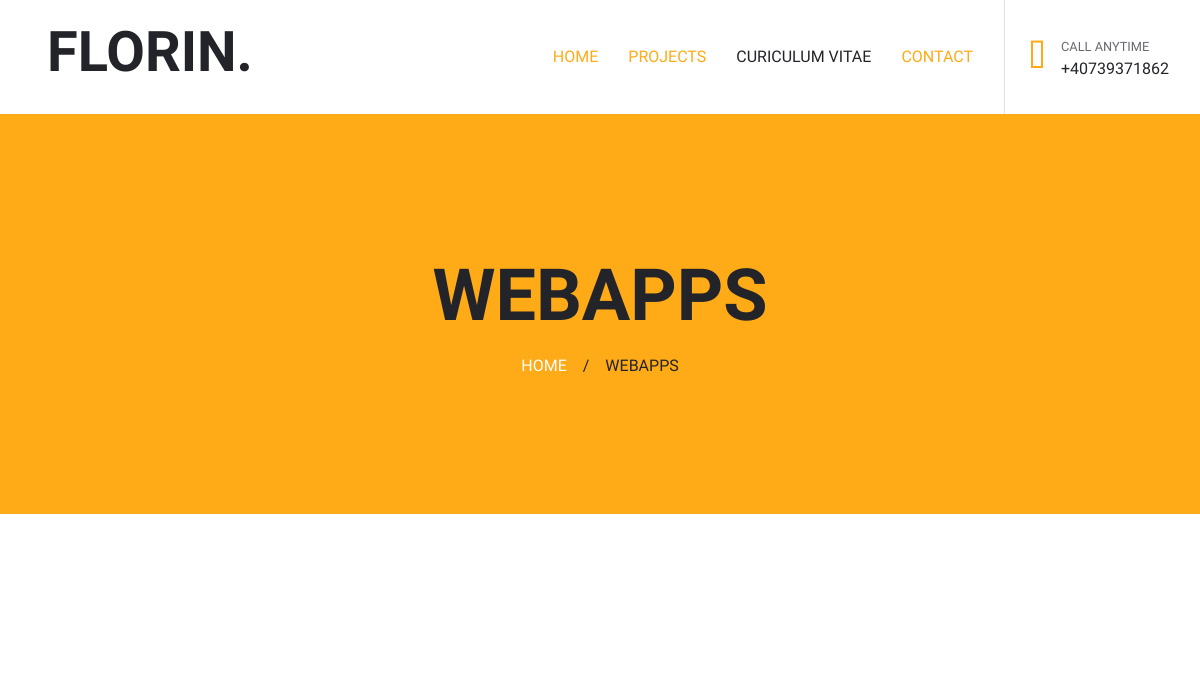
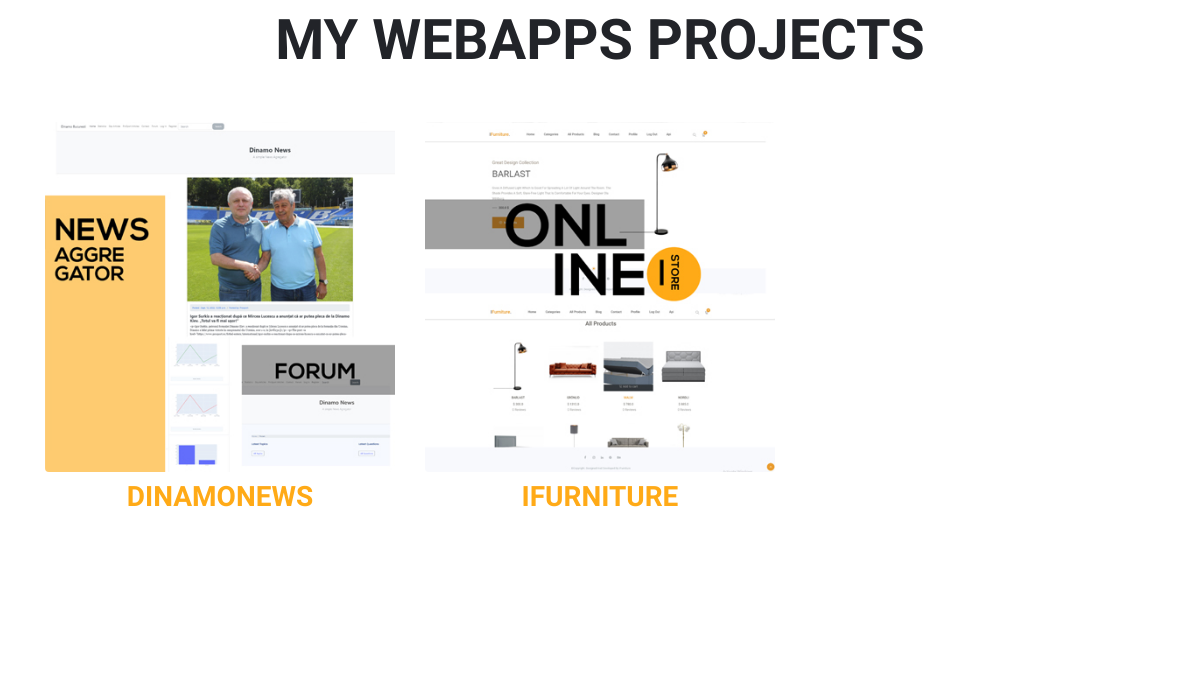
The app's page /projects/webapps/ (upper part), older data (2 pictures, top to bottom).
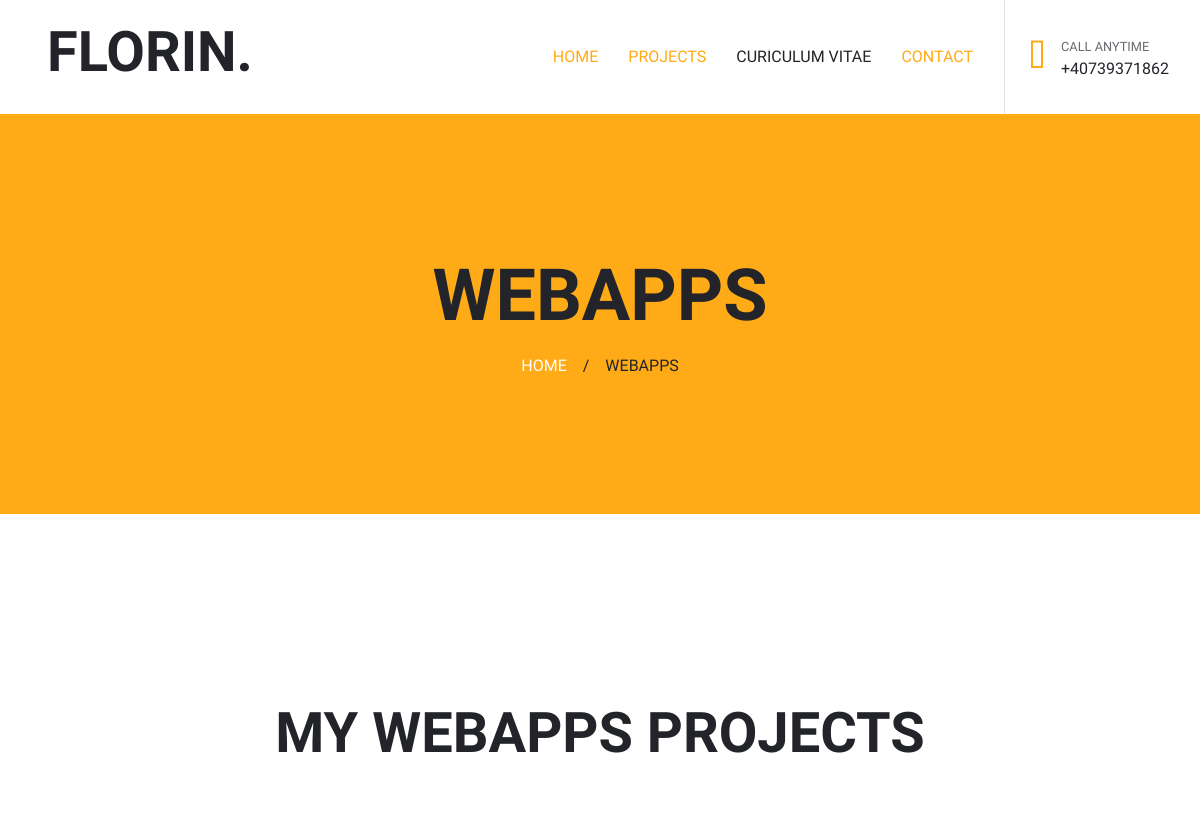
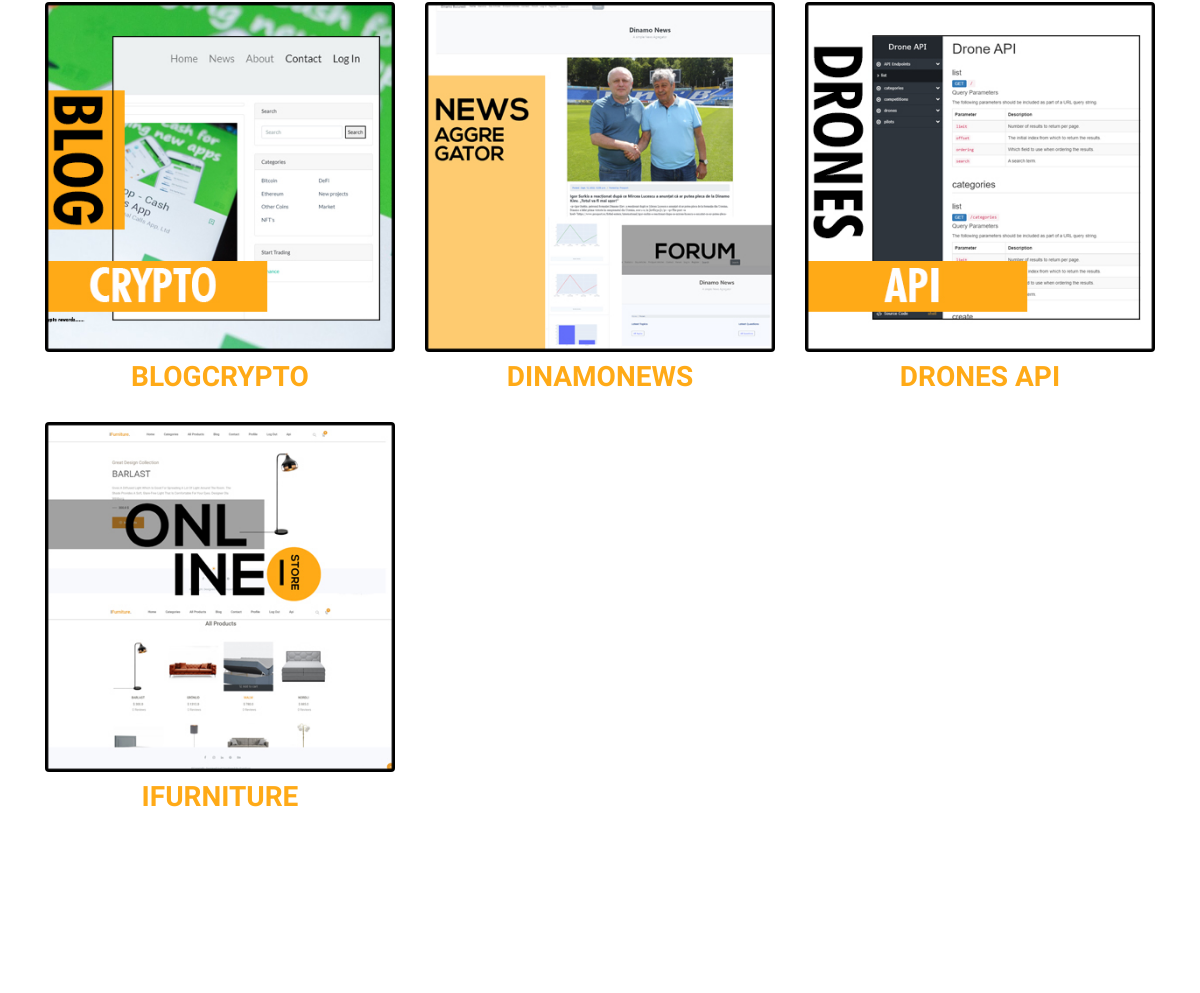
The same page, newer data (2 pictures, top to bottom).
### myportfolio/models.py (models this page shows, shortened)
class Project(models.Model):
    title=models.CharField(max_length=255)
    initial_description=models.TextField()
    project_description=models.TextField()
    summary_description=models.TextField()
    main_image=models.ImageField(upload_to='project_images',default=None)
    github_link=models.URLField(max_length=255)
    live_demo_link=models.URLField(max_length=255,default=None)
    category=models.ForeignKey(ProjectCategory,on_delete=models.CASCADE)
    class Meta:
        ordering=['title',]
        get_latest_by='title'
    def get_absolute_url(self):
        return reverse('project_details',kwargs={'pk':self.pk})

### myportfolio/views.py (the view)
# urls.py: re_path(r'webapps/$',WebApps.as_view(),name='webapps'),
class WebApps(View):
    template_name='myportfolio/webapps.html'
    model=ProjectCategory
    def get(self,request):
        projects=self.model.objects.get(name__iexact='WebApp').project_set.all()
        return render(request,self.template_name,context={'projects':projects})

### myportfolio/templates/myportfolio/webapps.html (shortened to what this page needs)
{% extends parent_template|default:'myportfolio/base_portfolio.html'%}
{% load static %}
{% block content %}
<body>
    <div class="page-header container-fluid bg-primary d-flex flex-column align-items-center justify-content-center">
        <h1 class="display-3 text-uppercase mb-3">WEBAPPS</h1>
        <div class="d-inline-flex text-white">
            <h6 class="text-uppercase m-0"><a class="text-white" href="{% url 'homepage' %}">Home</a></h6>
            <h6 class="m-0 px-3">/</h6>
            <h6 class="text-uppercase m-0">WEBAPPS</h6>
        </div>
    </div>
    <div class="container-fluid py-5">
    <div class="container pt-5 pb-3">
        <h1 class="display-4 text-uppercase text-center mb-5">My WEBAPPS PROJECTS</h1>
        <div class="row portfolio-container">
                    {% for project in projects %}
                        <div class="col-lg-4 col-md-6 mb-4 portfolio-item first">
                            <div class="position-relative rounded overflow-hidden mb-2">
                                <img class="img-fluid w-100" src="{{project.main_image.url}}" >
                            </div>
                            <h3 class="display-6 text-uppercase mb-1" align="center"><a href="{{project.get_absolute_url}}"> {{project.title}}</a></h3>
                        </div>
                    {% endfor %}
        </div>
    </div>
    </div>
</body>
{% endblock content %}

Row changes from the older to the newer data that the page shows:
added Project: main_image (picture), title "BLOGCRYPTO"
changed Project "DINAMONEWS": main_image: a different picture
added Project: main_image (picture), title "DRONES API"
changed Project "IFURNITURE": main_image: a different picture
